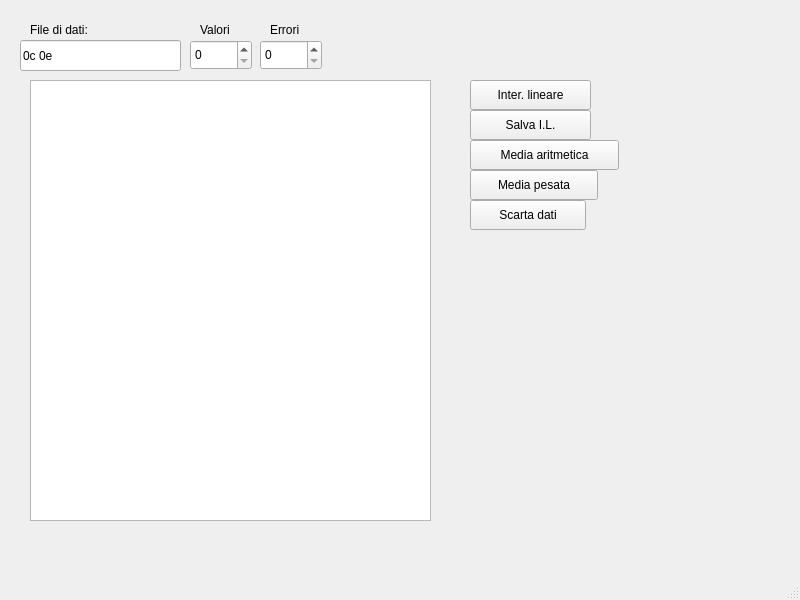
<ui version="4.0" >
 <class>MainWindow</class>
 <widget class="QMainWindow" name="MainWindow" >
  <property name="geometry" >
   <rect>
    <x>0</x>
    <y>0</y>
    <width>800</width>
    <height>600</height>
   </rect>
  </property>
  <property name="windowTitle" >
   <string>MainWindow</string>
  </property>
  <widget class="QWidget" name="centralwidget" >
   <widget class="QLineEdit" name="lineEdit" >
    <property name="geometry" >
     <rect>
      <x>20</x>
      <y>40</y>
      <width>161</width>
      <height>31</height>
     </rect>
    </property>
    <property name="text" >
     <string>0c 0e</string>
    </property>
   </widget>
   <widget class="QTextBrowser" name="textBrowser" >
    <property name="geometry" >
     <rect>
      <x>30</x>
      <y>80</y>
      <width>401</width>
      <height>441</height>
     </rect>
    </property>
   </widget>
   <widget class="QPushButton" name="Binterpolazione" >
    <property name="geometry" >
     <rect>
      <x>470</x>
      <y>80</y>
      <width>121</width>
      <height>30</height>
     </rect>
    </property>
    <property name="text" >
     <string>Inter. lineare</string>
    </property>
   </widget>
   <widget class="QLabel" name="label" >
    <property name="geometry" >
     <rect>
      <x>30</x>
      <y>20</y>
      <width>81</width>
      <height>20</height>
     </rect>
    </property>
    <property name="text" >
     <string>File di dati:</string>
    </property>
   </widget>
   <widget class="QSpinBox" name="spinValori" >
    <property name="geometry" >
     <rect>
      <x>190</x>
      <y>40</y>
      <width>62</width>
      <height>30</height>
     </rect>
    </property>
   </widget>
   <widget class="QSpinBox" name="spinErrori" >
    <property name="geometry" >
     <rect>
      <x>260</x>
      <y>40</y>
      <width>62</width>
      <height>30</height>
     </rect>
    </property>
   </widget>
   <widget class="QLabel" name="label_2" >
    <property name="geometry" >
     <rect>
      <x>200</x>
      <y>20</y>
      <width>41</width>
      <height>20</height>
     </rect>
    </property>
    <property name="text" >
     <string>Valori</string>
    </property>
   </widget>
   <widget class="QLabel" name="label_3" >
    <property name="geometry" >
     <rect>
      <x>270</x>
      <y>20</y>
      <width>41</width>
      <height>20</height>
     </rect>
    </property>
    <property name="text" >
     <string>Errori</string>
    </property>
   </widget>
   <widget class="QPushButton" name="Bmedia" >
    <property name="geometry" >
     <rect>
      <x>470</x>
      <y>140</y>
      <width>149</width>
      <height>30</height>
     </rect>
    </property>
    <property name="text" >
     <string>Media aritmetica</string>
    </property>
   </widget>
   <widget class="QPushButton" name="Bmediap" >
    <property name="geometry" >
     <rect>
      <x>470</x>
      <y>170</y>
      <width>128</width>
      <height>30</height>
     </rect>
    </property>
    <property name="text" >
     <string>Media pesata</string>
    </property>
   </widget>
   <widget class="QPushButton" name="Bscarta" >
    <property name="geometry" >
     <rect>
      <x>470</x>
      <y>200</y>
      <width>116</width>
      <height>30</height>
     </rect>
    </property>
    <property name="text" >
     <string>Scarta dati</string>
    </property>
   </widget>
   <widget class="QPushButton" name="Salva" >
    <property name="geometry" >
     <rect>
      <x>470</x>
      <y>110</y>
      <width>121</width>
      <height>30</height>
     </rect>
    </property>
    <property name="text" >
     <string>Salva I.L.</string>
    </property>
   </widget>
  </widget>
  <widget class="QMenuBar" name="menubar" >
   <property name="geometry" >
    <rect>
     <x>0</x>
     <y>0</y>
     <width>800</width>
     <height>27</height>
    </rect>
   </property>
  </widget>
  <widget class="QStatusBar" name="statusbar" />
 </widget>
 <resources/>
 <connections/>
</ui>
